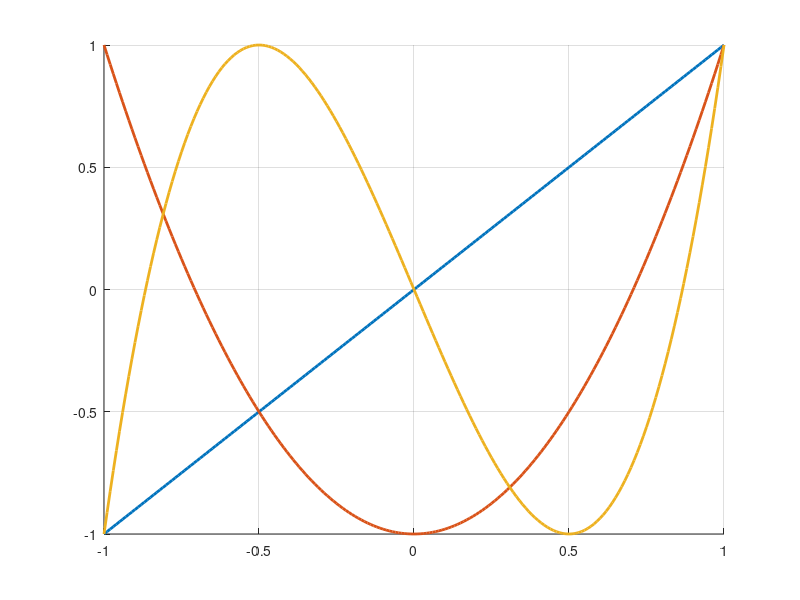

Write MATLAB code to recreate this figure.
x = -1:0.01:1;
n = 1:3;

figure
hold on

for k = n
    Tk = cos(k * acos(x));
    plot(x,Tk,'LineWidth',2)
end

grid on
hold off